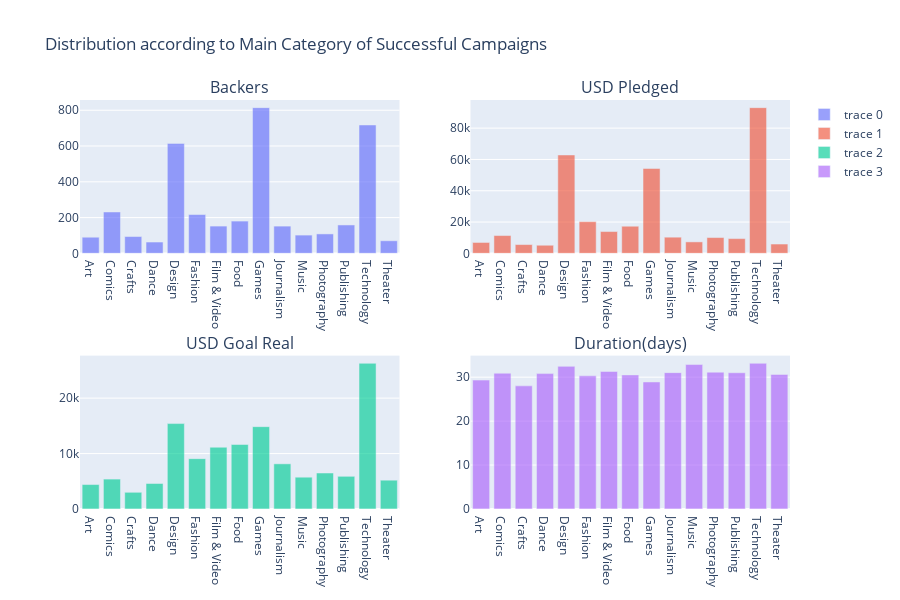

The notebook cell this image was saved under:
### Markdown cell above
As we can see from the graphs above we notice how the "Film & video" category represents most of the projects for both successful and failed projects.

Instead we notice,  how for example the "Gaming" categories has many more projects successfully than the failed ones.
This is maybe due to the fact that as we can see from the graph below there are more Backers for the gaming projects.

However we can see how the duration of the projects is almost the same regardless of the category.

### Code cell
trace1 = go.Bar(
            x=groupby_main_category.backers.index,
            y=groupby_main_category.backers.values,
            opacity=0.65
        )

trace2 = go.Bar(
            x=groupby_main_category['usd_pledged_real'].index,
            y=groupby_main_category['usd_pledged_real'].values,
            opacity=0.65
        )

trace3 = go.Bar(
            x=groupby_main_category.usd_goal_real.index,
            y=groupby_main_category.usd_goal_real.values,
            opacity=0.65
        )

trace4 = go.Bar(
            x=groupby_main_category['crowdfounding_period'].index,
            y=groupby_main_category['crowdfounding_period'].values,
            opacity=0.65
        )

fig = tools.make_subplots(rows=2, cols=2, subplot_titles=('Backers', 'USD Pledged','USD Goal Real','Duration(days)'))
fig.append_trace(trace1, 1, 1)
fig.append_trace(trace2, 1, 2)
fig.append_trace(trace3, 2, 1)
fig.append_trace(trace4, 2, 2)

fig['layout'].update(height=600, width=900, title='Distribution according to Main Category of Successful Campaigns')

iplot(fig)

### Figure 1 — Plotly figure (JSON) as saved in the notebook; plotly's stock layout.template omitted (floating-point values rounded to 4 significant figures)
{"data": [{"opacity": 0.65, "type": "bar", "x": ["Art", "Comics", "Crafts", "Dance", "Design", "Fashion", "Film & Video", "Food", "Games", "Journalism", "Music", "Photography", "Publishing", "Technology", "Theater"], "xaxis": "x", "y": [90.36, 231.4, 94.15, 63.4, 614.8, 217.0, 152.6, 180.6, 814.4, 152.3, 102.2, 108.7, 158.8, 717.7, 70.51], "yaxis": "y"}, {"opacity": 0.65, "type": "bar", "x": ["Art", "Comics", "Crafts", "Dance", "Design", "Fashion", "Film & Video", "Food", "Games", "Journalism", "Music", "Photography", "Publishing", "Technology", "Theater"], "xaxis": "x2", "y": [6972.0, 11390.0, 5630.0, 5194.0, 62860.0, 20290.0, 13950.0, 17350.0, 54230.0, 10340.0, 7338.0, 10110.0, 9437.0, 93090.0, 5973.0], "yaxis": "y2"}, {"opacity": 0.65, "type": "bar", "x": ["Art", "Comics", "Crafts", "Dance", "Design", "Fashion", "Film & Video", "Food", "Games", "Journalism", "Music", "Photography", "Publishing", "Technology", "Theater"], "xaxis": "x3", "y": [4410.0, 5397.0, 3013.0, 4601.0, 15410.0, 9081.0, 11150.0, 11630.0, 14860.0, 8149.0, 5737.0, 6491.0, 5898.0, 26290.0, 5198.0], "yaxis": "y3"}, {"opacity": 0.65, "type": "bar", "x": ["Art", "Comics", "Crafts", "Dance", "Design", "Fashion", "Film & Video", "Food", "Games", "Journalism", "Music", "Photography", "Publishing", "Technology", "Theater"], "xaxis": "x4", "y": [29.34, 30.91, 28.03, 30.81, 32.47, 30.31, 31.31, 30.51, 28.91, 31.04, 32.88, 31.14, 31.01, 33.16, 30.62], "yaxis": "y4"}], "layout": {"annotations": [{"font": {"size": 16}, "showarrow": false, "text": "Backers", "x": 0.225, "xanchor": "center", "xref": "paper", "y": 1, "yanchor": "bottom", "yref": "paper"}, {"font": {"size": 16}, "showarrow": false, "text": "USD Pledged", "x": 0.775, "xanchor": "center", "xref": "paper", "y": 1, "yanchor": "bottom", "yref": "paper"}, {"font": {"size": 16}, "showarrow": false, "text": "USD Goal Real", "x": 0.225, "xanchor": "center", "xref": "paper", "y": 0.375, "yanchor": "bottom", "yref": "paper"}, {"font": {"size": 16}, "showarrow": false, "text": "Duration(days)", "x": 0.775, "xanchor": "center", "xref": "paper", "y": 0.375, "yanchor": "bottom", "yref": "paper"}], "height": 600, "title": {"text": "Distribution according to Main Category of Successful Campaigns"}, "width": 900, "xaxis": {"anchor": "y", "domain": [0, 0.45]}, "xaxis2": {"anchor": "y2", "domain": [0.55, 1]}, "xaxis3": {"anchor": "y3", "domain": [0, 0.45]}, "xaxis4": {"anchor": "y4", "domain": [0.55, 1]}, "yaxis": {"anchor": "x", "domain": [0.625, 1]}, "yaxis2": {"anchor": "x2", "domain": [0.625, 1]}, "yaxis3": {"anchor": "x3", "domain": [0, 0.375]}, "yaxis4": {"anchor": "x4", "domain": [0, 0.375]}}}
